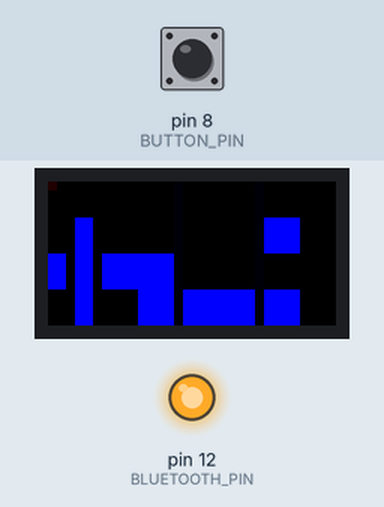
Simulated run of this sketch. Board: Arduino Uno, built with avr-gcc and run on an emulated ATmega328P. Shown: 32×16 colour display, output pins drawn as LEDs (lit = HIGH). Inputs (shaded band) come from the test bench; at power-on: pin 8 (BUTTON_PIN) HIGH.

Above: at 1.7 s.
1.8 s: pin 8 (BUTTON_PIN) pulled LOW for 0.15 s
At 3.3 s:
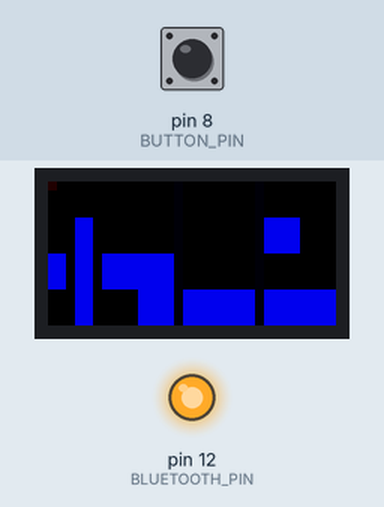
3.5 s: pin 8 (BUTTON_PIN) pulled LOW for 1 s
At 6.1 s:
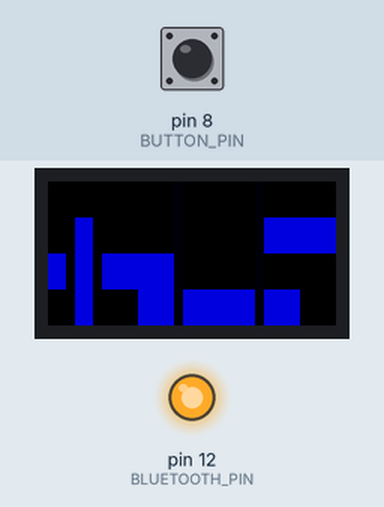
Timing chart, 0 to 7.6 s (numbered marks = the images above; inputs shaded):
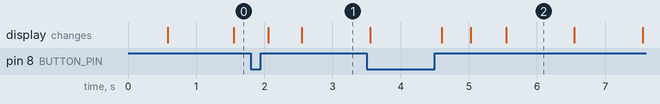

Measured:
- after the input at 1.8 s, the display: first changes after 0.26 s (image 1 shows a later state)

The sketch:

panel.ino
```cpp
/*
 * Affiche une horloge binaire
 * Ou une matrice de pixels
 */
#include <TimeLib.h>

#include <gfxfont.h>
#include <Adafruit_GFX.h>   // Core graphics library
#include <RGBmatrixPanel.h> // Hardware-specific library
#include <math.h>


// -------------------- RGB Matrix --------------------
#define CLK 11
#define LAT 10
#define OE  9
#define A   A0
#define B   A1
#define C   A2
RGBmatrixPanel matrix(A, B, C, CLK, LAT, OE, false);


// -------------------- STATE --------------------
long lastStateUpdatedAt = 0;
int state = -1;
#define STATE_OK 0
#define STATE_ERROR -1
#define STATE_BUSY 99
#define STATE_HIDE 9999

// -------------------- TIME AND DAY --------------------
#define OFFSET_HOUR_1 6
#define OFFSET_HOUR_2 10
#define OFFSET_MINUTE_1 15
#define OFFSET_MINUTE_2 19
#define OFFSET_SECOND_1 24
#define OFFSET_SECOND_2 28
#define WIDTH_HOUR 4
#define WIDTH_DAY 2
#define OFFSET_DAY_1 0
#define OFFSET_DAY_2 3

int previousHour = 0; //< Pour éviter de redessiner ce qui ne change pas.
int previousMinute = 0;
int previousSecond = 0;
int previousDay = 0;


#define BLUETOOTH_PIN 12
#define COLOR_YELLOW matrix.Color333(1, 1, 0)
#define COLOR_ORANGE matrix.Color333(1, 1, 0)
#define COLOR_BLUE matrix.Color333(0, 0, 7)
#define COLOR_LBLUE matrix.Color333(1, 1, 2)
#define COLOR_WHITE matrix.Color333(1, 1, 1)
#define COLOR_GREEN matrix.Color333(0, 1, 0)
#define COLOR_RED matrix.Color333(1, 0, 0)

#define TZ -14400

#define BUTTON_PIN 8

// App config
#define DEFAULT_TIME 1548608895
#define END_TOKEN ';'
#define COMMAND_END_TOKEN '>'
#define COMMAND_TIME_SET "T"
#define COMMAND_COLOR_SET "C"

// Variables
String stringBuffer = String();
bool buttonWasDown = false;
int color = COLOR_BLUE;


void setup() {
    matrix.begin();
    matrix.fillScreen(1);  // clear screen
    long tm = 0;
    setTime(tm);
    matrix.begin();
    pinMode(BLUETOOTH_PIN, OUTPUT);
    digitalWrite(BLUETOOTH_PIN, HIGH);
    delay(500); // attend que le module bluetooth demarre
    Serial.begin(115200);
    Serial.setTimeout(50); // Pour éviter de bloquer la boucle plus que 50ms;
    pinMode(BUTTON_PIN, INPUT);
    setTime(1548630709);
}

void loop() {
  drawTime();
  readSerial();
  showState();
  matrix.swapBuffers(false);

  if (digitalRead(BUTTON_PIN) == LOW) buttonWasDown = true;
  if (digitalRead(BUTTON_PIN) == HIGH && buttonWasDown)  {
      buttonWasDown = false;
      delay(50);
      color += 30;
      if (color >= 1536)
        color = -1535;
      redraw();
  }
}

/**
 * Effectue la lecture du serial, délimité par des ;
 */
void readSerial() {
  if (Serial.available()) {
    setState(STATE_BUSY);
    String chunk = Serial.readString();
    stringBuffer += chunk;
    const int endPos = stringBuffer.indexOf(END_TOKEN);
    const int commandEndPos = stringBuffer.indexOf(COMMAND_END_TOKEN);
    if (endPos != -1) {
      const String packet = stringBuffer.substring(0, endPos);
      handleCommand(packet.substring(0, commandEndPos), packet.substring(commandEndPos+1));
      stringBuffer = String();
    }
    setState(STATE_OK);
  }
}


/**
 * Gère le comandes.
 * Une commande est du format :  COMMANDE>VALEUR;
 *
 */
bool handleCommand(String code, String value) {
  if (code.compareTo(COMMAND_TIME_SET) == 0) {
    Serial.write("COMMAND_TIME_SET>");
    commandSetTime(value);
  } else if (code.compareTo(COMMAND_COLOR_SET) == 0) {
    Serial.write("COMMAND_COLOR_SET>");
    commandSetColor(value);
  } else {
    while (Serial.available())
      Serial.read();
    return false;
  }
  Serial.write(";\n");
  return true;
}

void commandSetTime(String value) {
  char* ptr;
  setTime(strtol(value.c_str(), &ptr, 10) + TZ);
  redraw();
  Serial.print("OK");
}

void commandSetColor(String value) {
  char *ptr;
  const int r = value[0] - '0';
  const int g = value[1] - '0';
  const int b = value[2] - '0';
  color = matrix.Color333(r, g, b);
  redraw();
  Serial.print("OK");
}

// ---------------------------------------- TIME  ----------------------------------------

void redraw() {
    previousHour = 0;
    previousMinute = 0;
    previousSecond = 0;
    drawTime();
    drawDay();
}

void drawTime() {
  char str[3];
  if (hour() != previousHour) {
    sprintf(str, "%02d", hour());
    matrix.fillRect(OFFSET_HOUR_1, 0, 8, 16, 0);
    drawColumn(str[0], OFFSET_HOUR_1, WIDTH_HOUR);
    matrix.fillRect(OFFSET_HOUR_2, 0, 4, 16, 0);
    drawColumn(str[1], OFFSET_HOUR_2, WIDTH_HOUR);
    previousHour = hour();
  }
  if (minute() != previousMinute) {
    sprintf(str, "%02d", minute());
    matrix.fillRect(OFFSET_MINUTE_1, 0, 4, 16, 0);
    drawColumn(str[0], OFFSET_MINUTE_1, WIDTH_HOUR);
    matrix.fillRect(OFFSET_MINUTE_2, 0, 4, 16, 0);
    drawColumn(str[1], OFFSET_MINUTE_2, WIDTH_HOUR);
    previousMinute = minute();
  }
  if (second() != previousSecond) {
    sprintf(str, "%02d", second());
    matrix.fillRect(OFFSET_SECOND_1, 0, 4, 16, 0);
    drawColumn(str[0], OFFSET_SECOND_1, WIDTH_HOUR);
    matrix.fillRect(OFFSET_SECOND_2, 0, 4, 16, 0);
    drawColumn(str[1], OFFSET_SECOND_2, WIDTH_HOUR);
    previousSecond = second();
  }
  if (day() != previousDay) {
    drawDay();
    previousDay = day();
  }
}

void drawColumn(char c, int position, int width) {
  switch (c) {
    case '1': matrix.fillRect(position, 16-4, width, 4, color); break;
    case '2': matrix.fillRect(position, 16-8, width, 4, color); break;
    case '3': matrix.fillRect(position, 16-8, width, 8, color); break;
    case '4': matrix.fillRect(position, 16-12, width, 4, color); break;
    case '5': matrix.fillRect(position, 16-12, width, 4, color); matrix.fillRect(position, 16-4, width, 4, color); break;
    case '6': matrix.fillRect(position, 16-12, width, 4, color); matrix.fillRect(position, 16-8, width, 4, color); break;
    case '7': matrix.fillRect(position, 16-12, width, 4, color); matrix.fillRect(position, 16-8, width, 8, color); break;
    case '8': matrix.fillRect(position, 16-16, width, 4, color); break;
    case '9': matrix.fillRect(position, 16-16, width, 4, color); matrix.fillRect(position, 16-4, width, 4, color); break;
    default:  matrix.fillRect(position, 0, width, 4, 0); break;
  }
}

void drawDay() {
  matrix.fillRect(0, 0, 6, 16, 0);
  char str[3];
  sprintf(str, "%02d", day());
  drawColumn(str[0], OFFSET_DAY_1, WIDTH_DAY);
  drawColumn(str[1], OFFSET_DAY_2, WIDTH_DAY);
}


// ---------------------------------------- STATE ----------------------------------------

void setState(int newState) {
  lastStateUpdatedAt = millis();
  state = newState;
  showState();
}


void showState() {
  switch(state) {
    case STATE_OK:
      matrix.drawPixel(0, 0, COLOR_GREEN);
      break;
    case STATE_ERROR:
      matrix.drawPixel(0, 0, COLOR_RED);
      break;
    case STATE_BUSY:
      matrix.drawPixel(0, 0, COLOR_ORANGE);
      break;
    default:
      matrix.drawPixel(0, 0, 0);
      break;
  }
  if (lastStateUpdatedAt+5000 < millis()) {
    state = STATE_HIDE;
  }
}
```
